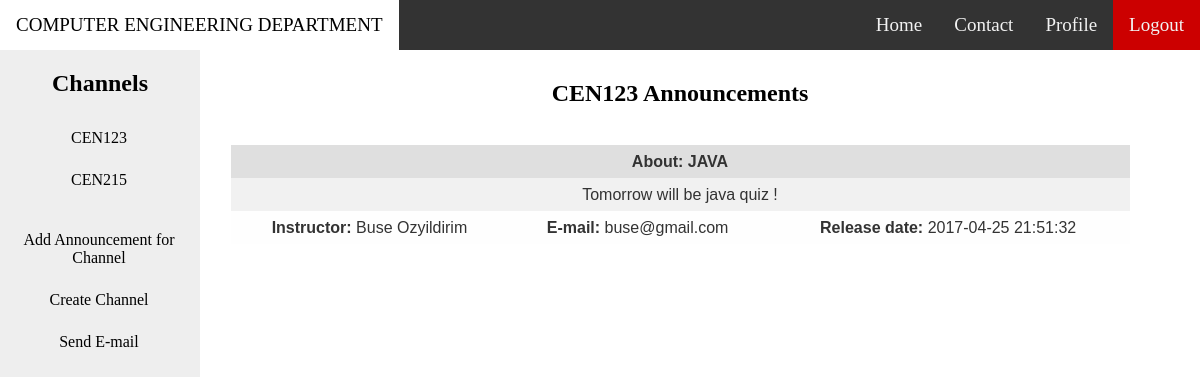
The page /channel_info.php?channel_id=CEN123 (signed in) on the database its author committed.
### tables this page shows
CREATE TABLE `channel` (
  `ID` varchar(6) NOT NULL,
  `Name` varchar(50) NOT NULL,
  `Password` varchar(11) DEFAULT NULL,
  `Owner_ID` varchar(10) DEFAULT NULL
);

CREATE TABLE `channel_news` (
  `Channel_ID` varchar(6) DEFAULT NULL,
  `Headline` text,
  `Story` text,
  `Name` varchar(30) DEFAULT NULL,
  `Email` varchar(30) DEFAULT NULL,
  `Date` datetime DEFAULT NULL
);

### fetch_channel_announcement.php (the view, shortened to what this page needs)
<!DOCTYPE html>
<html>
<head>
<link rel="stylesheet" type="text/css" href="fonts/table.css">
</head>
<body>
<?php
	$servername = "localhost";
	$username = "username";
	$password = "";
	$dbname = "gtdatabase";
	$channel_id=$_SESSION['channel_id'];
	$connection = mysqli_connect($servername,$username,$password,$dbname);
	$query = "SELECT * FROM channel_news WHERE Channel_ID='$channel_id' ORDER BY date DESC";
	if($result = mysqli_query($connection,$query))
	{
		while($row=mysqli_fetch_row($result))
		{
			echo "<div style='background:white'><br>
				<table style='width:100%'>
					<tr><th colspan='3'>$row[1]</th></tr>
					<tr><td colspan='3'>$row[2]</td></tr>
				    <tr>
						<td><strong>Instructor:</strong> $row[3]</td>
						<td><strong>E-mail:</strong> $row[4]</td>
						<td><strong>Release date:</strong> $row[5]</td>
					</tr>
				</table>
				<br>
				<br>
				</div>
				  ";
		}
	}
?>
</body>
</html>

### fetch_channel_id_for_sidebar.php (shortened to what this page needs)
<?php
	$servername = "localhost";
	$username = "username";
	$password = "";
	$dbname = "gtdatabase";
	$connection = mysqli_connect($servername,$username,$password,$dbname);
	if($_SESSION['user_type']=="instructor"){
		$current_user = $_SESSION['user_id'];
		$query = "SELECT ID FROM channel WHERE Owner_ID='$current_user'";
		if($result = mysqli_query($connection,$query))
		{
			while($id=mysqli_fetch_assoc($result))
			{
				echo '<a href="channel_info.php?channel_id='.$id['ID'].'">'.$id['ID'].'</a>';
			}
		}
	}
?>

### channel_info.php (style rules this page uses)
body { margin:0; }

### rows shown on the page
channel: ID "CEN123"
channel: ID "CEN215"
channel_news: Headline "About: JAVA", Story "Tomorrow will be java quiz !", Name "Buse Ozyildirim", Email "buse@gmail.com", Date "2017-04-25 21:51:32"

### other values the page prints
$_GET['channel_id'] "CEN123"
